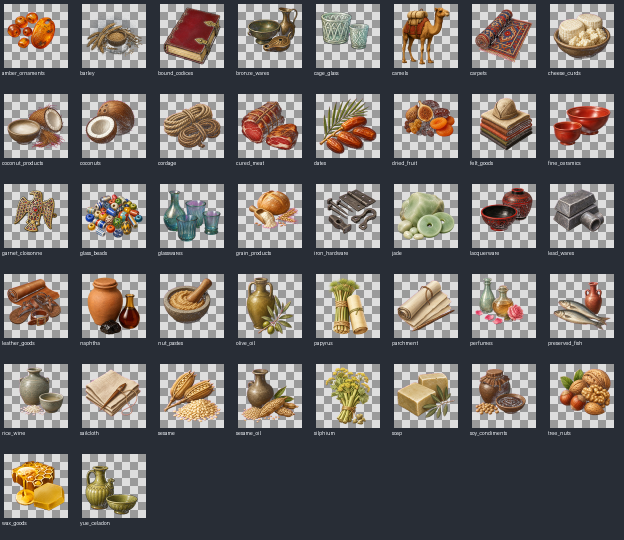
#> input picture docs/m5/TRADE_GOOD_CUTOUTS_CONTACT.png, 1248 x 1080 px (shown at 1/2 size)
$ python -i m5_trade_good_cutouts.py   (imports and definitions only)
#> lines starting #> are read from the running program, lines starting #| are printed output that depends on the picture
#!/usr/bin/env python3
"""Render and enforce vanilla-style transparent cutouts for every custom trade good."""

from __future__ import annotations

import argparse
import csv
import hashlib
import subprocess
import sys
from io import StringIO
from pathlib import Path

import numpy as np
from PIL import Image, ImageDraw, ImageFilter


ROOT = Path(__file__).resolve().parents[1]
SHEET_DIR = ROOT / "assets_queue/generated_sources/trade_goods_cutouts"
MASTER_DIR = ROOT / "assets_queue/generated"
ROMAN_MASTER_DIR = MASTER_DIR / "roman_economy"
CRAFT_MASTER_DIR = MASTER_DIR / "ancient_goods_expansion"
ICON_DIR = ROOT / "main_menu/gfx/interface/icons/trade_goods"
ILLUSTRATION_DIR = ICON_DIR / "illustrations"
LATE_MASTER_DIR = MASTER_DIR / "later_antique_goods"
GOODS_CSV = ROOT / "docs/m5/custom_goods.csv"
LEDGER = ROOT / "docs/m5/trade_good_cutouts.csv"
CONTACT = ROOT / "docs/m5/TRADE_GOOD_CUTOUTS_CONTACT.png"
DDS = ROOT / "tools/dds.py"
CELLS = ("top_left", "top_right", "bottom_left", "bottom_right")

SHEETS = {
    "goods_cutouts_01.png": (
        "4f3689e57956f21c77a01e0c1f86cc935adf74313e06d44c91b53421bd92c9df",
        ("antq_olive_oil", "antq_preserved_fish", "antq_grain_products", "antq_perfumes"),
    ),
    "goods_cutouts_02.png": (
        "38a147198b04bf09e1288a50c0013b2316bbcecb70d2ef1a358b8b35c81216e6",
        ("antq_wax_goods", "antq_soap", "antq_bronze_wares", "antq_lead_wares"),
    ),
    "goods_cutouts_03.png": (
        "6284e531a98e2d7923fb6b3576b799d98c30270fe32fe0ed1c01633d25c49ad5",
        ("antq_fine_ceramics", "antq_glasswares", "antq_iron_hardware", "antq_leather_goods"),
    ),
    "goods_cutouts_04.png": (
        "5fa1c4bc74c0925c7324ddfbc06c0155903323b3eef1e4ef3403fd9e3d8630ed",
        ("antq_cordage", "antq_parchment", "antq_lacquerware", "antq_amber_ornaments"),
    ),
    "goods_cutouts_05.png": (
        "bf6a6953e51b3c82b4b1b8486dcaa6babd1ec62999b864aa7691435b7fca5c87",
        ("antq_glass_beads", "antq_carpets", "antq_felt_goods", "antq_sailcloth"),
    ),
    "goods_cutouts_06.png": (
        "6fba1c220d69db07047916a0a7f4c6698fd97cca07edadbf0428df158ac3a85d",
        ("antq_dates", "antq_sesame", "antq_tree_nuts", "antq_coconuts"),
    ),
    "goods_cutouts_07.png": (
        "4f59708245eb95b18a09298afd810328c3c6901787f99be259494d084ae7a6c8",
        ("antq_cheese_curds", "antq_cured_meat", "antq_dried_fruit", "antq_nut_pastes"),
    ),
    "goods_cutouts_08.png": (
        "e1d7b32be04c634c2f5940a383a6ef245440d4927b64a72bf2fd98b9df181e32",
        ("antq_sesame_oil", "antq_coconut_products", "antq_rice_wine", "antq_soy_condiments"),
    ),
    "goods_cutouts_09.png": (
        "209d7b5e60fe66f6548a6d3154c584b8de7b228a85ec3933b72cf5ba2d9ae5c9",
        ("antq_bound_codices", "antq_yue_celadon", "antq_garnet_cloisonne", "antq_cage_glass"),
    ),
}

PRESERVED_DIRECT = {
    "antq_papyrus",
    "antq_silphium",
    "antq_naphtha",
    "antq_jade",
    "antq_camels",
}
BARLEY_SOURCE = ROOT / "assets_queue/generated_sources/antq_barley_source.png"
BARLEY_HASH = "082e6302579b430313af9fb3e74adc11bf3cfcbb1b0afc241b5d01d56c0003d5"
ROMAN_KEYS = set(SHEETS["goods_cutouts_01.png"][1]) | set(SHEETS["goods_cutouts_02.png"][1])
CRAFT_KEYS = (
    set(SHEETS["goods_cutouts_03.png"][1])
    | set(SHEETS["goods_cutouts_04.png"][1])
    | set(SHEETS["goods_cutouts_05.png"][1])
    | {"antq_barley"}
)
LATE_KEYS = {
    "antq_bound_codices", "antq_yue_celadon",
    "antq_garnet_cloisonne", "antq_cage_glass",
}


# [8 lines left out: function records, not called in this run]


def custom_keys() -> set[str]:
    with GOODS_CSV.open(encoding="utf-8-sig", newline="") as stream:
        return {row["key"] for row in csv.DictReader(stream)}


# [8 lines left out: function cell_box, not called in this run]


def fit_rgba(source: Image.Image, alpha: np.ndarray, extent: int = 116) -> Image.Image:
    rgba = np.asarray(source.convert("RGBA"), dtype=np.uint8).copy()
    rgba[:, :, 3] = alpha
    ys, xs = np.where(alpha > 12)
    if not len(xs):
        raise ValueError("cutout has no foreground")
    margin = max(2, min(source.size) // 128)
    left, right = max(0, int(xs.min()) - margin), min(source.width, int(xs.max()) + margin + 1)
    top, bottom = max(0, int(ys.min()) - margin), min(source.height, int(ys.max()) + margin + 1)
    crop = Image.fromarray(rgba, "RGBA").crop((left, top, right, bottom))
    scale = min(extent / crop.width, extent / crop.height)
    size = (max(1, round(crop.width * scale)), max(1, round(crop.height * scale)))
    crop = crop.resize(size, Image.Resampling.LANCZOS)
    canvas = Image.new("RGBA", (128, 128), (0, 0, 0, 0))
    canvas.alpha_composite(crop, ((128 - crop.width) // 2, (128 - crop.height) // 2))
    return canvas


# [20 lines left out: function magenta_foreground, not called in this run]


def magenta_cutout(source: Image.Image) -> Image.Image:
    rgba, alpha = magenta_foreground(source)
    return fit_rgba(rgba, alpha)


# [10 lines left out: function wide_illustration, not called in this run]


def barley_cutout(source: Image.Image) -> Image.Image:
    rgb = np.asarray(source.convert("RGB"), dtype=np.float32)
    maximum = rgb.max(axis=2)
    warm = np.maximum(0, rgb[:, :, 0] - rgb[:, :, 2])
    score = np.maximum((maximum - 38) / 42, warm / 35)
    alpha = np.clip(score * 255, 0, 255).astype(np.uint8)
    alpha = np.asarray(
        Image.fromarray(alpha, "L").filter(ImageFilter.MedianFilter(5)).filter(ImageFilter.GaussianBlur(1.4)),
        dtype=np.uint8,
    )
    return fit_rgba(source, alpha)


# [6 lines left out: function plate_metrics, not called in this run]


def has_geometric_plate(image: Image.Image) -> bool:
    mean_alpha, ring_coverage = plate_metrics(image)
    return mean_alpha >= 0.67 or ring_coverage >= 0.82


# [164 lines left out: functions dds, retained_targets, ledger_text, write_contact, write, check and 1 more, not called in this run]


# [2 lines not run here, left out]

>>> from PIL import Image
>>> picture = Image.open('../docs/m5/TRADE_GOOD_CUTOUTS_CONTACT.png')
#> picture is the input picture: PIL image 1248x1080 RGB; mean R, G, B 108.4, 104.3, 102.5
>>> result = barley_cutout(picture)
#> in barley_cutout, `maximum = rgb.max(axis=2)`:
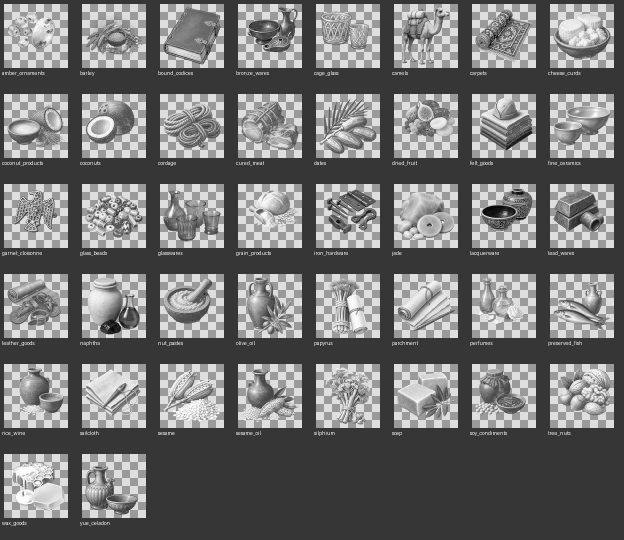
#> maximum: shape (1080, 1248) float32 (shown at 1/2 size); min 0, max 255, mean 115.7
#> in barley_cutout, `warm = np.maximum(0, rgb[:, :, 0] - rgb[:, :, 2])`:
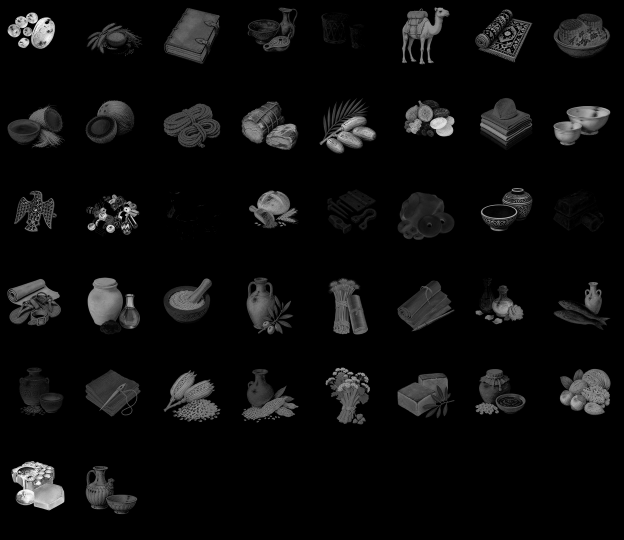
#> warm: shape (1080, 1248) float32 (shown at 1/2 size); min 0, max 255, mean 13
#> in barley_cutout, `score = np.maximum((maximum - 38) / 42, warm / 35)`:
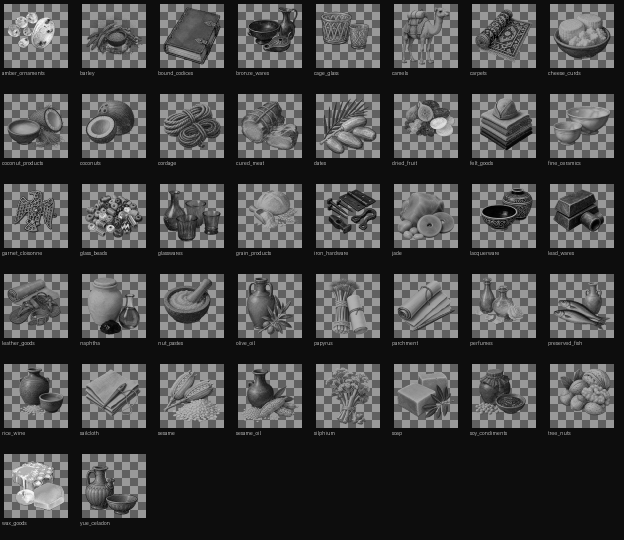
#> score: shape (1080, 1248) float32 (shown at 1/2 size); min 0, max 7.29, mean 1.89; drawn with min black and max white
#> in barley_cutout, `alpha = np.asarray( Image.fromarray(alpha, "L").filter(ImageFilter.Med..`:
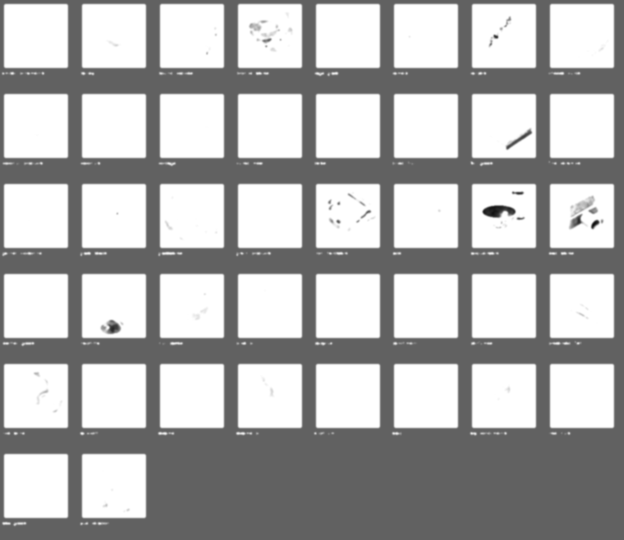
#> alpha: shape (1080, 1248) (shown at 1/2 size); min 16, max 255, mean 177.5
#> in fit_rgba, `rgba[:, :, 3] = alpha`:
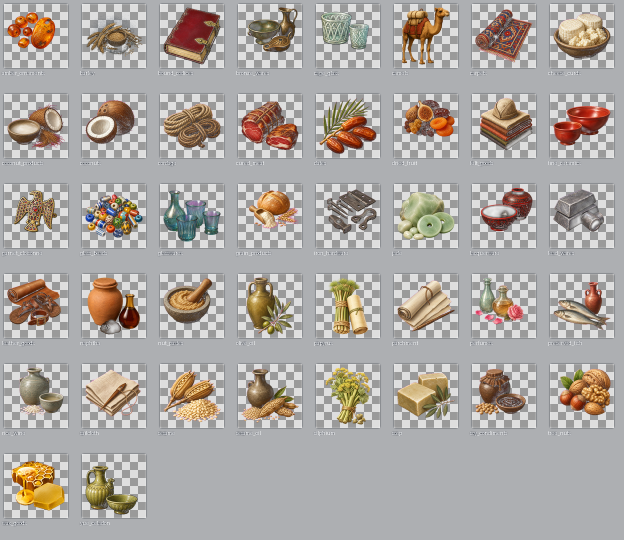
#> rgba: shape (1080, 1248, 4) (shown at 1/2 size); mean R, G, B, A 108.4, 104.3, 102.5, 177.5; transparent parts drawn white
#> in fit_rgba, `left, right = max(0, int(xs.min()) - margin), min(source.width, int(xs..`: left = 0; right = 1248
#> in fit_rgba, `top, bottom = max(0, int(ys.min()) - margin), min(source.height, int(y..`: top = 0; bottom = 1080
#> in fit_rgba, `crop = crop.resize(size, Image.Resampling.LANCZOS)`:
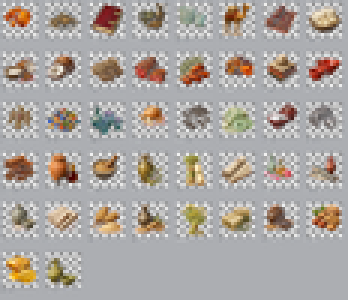
#> crop: PIL image 116x100 RGBA (shown 3 times larger); mean R, G, B, A 110.2, 106.1, 104.9, 176.6; transparent parts drawn white
#> in fit_rgba, `canvas = Image.new("RGBA", (128, 128), (0, 0, 0, 0))`: canvas: PIL image 128x128 RGBA; every value is 0
#> in fit_rgba, `canvas.alpha_composite(crop, ((128 - crop.width) // 2, (128 - crop.hei..`:
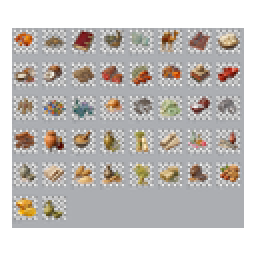
#> canvas: PIL image 128x128 RGBA (shown 2 times larger); mean R, G, B, A 78, 75.1, 74.3, 125; transparent parts drawn white

$ run again, on docs/m5/LATER_ANTIQUE_BUILDINGS_CONTACT.png
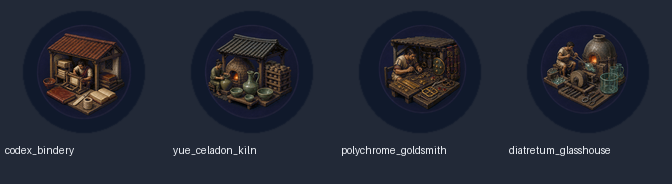
#> input picture docs/m5/LATER_ANTIQUE_BUILDINGS_CONTACT.png, 672 x 184 px
#> picture is the input picture: PIL image 672x184 RGB; mean R, G, B 35.9, 40, 51.8
#> in fit_rgba, `rgba[:, :, 3] = alpha`:
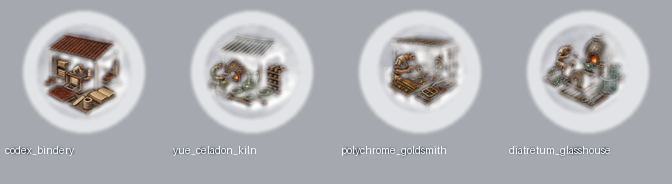
#> rgba: shape (184, 672, 4); mean R, G, B, A 35.9, 40, 51.8, 95.2; transparent parts drawn white
#> left = 0; right = 672
#> top = 0; bottom = 184
#> in fit_rgba, `canvas.alpha_composite(crop, ((128 - crop.width) // 2, (128 - crop.hei..`:
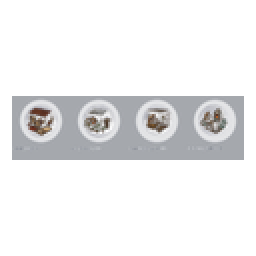
#> canvas: PIL image 128x128 RGBA (shown 2 times larger); mean R, G, B, A 8.2, 9.2, 11.6, 21.5; transparent parts drawn white
